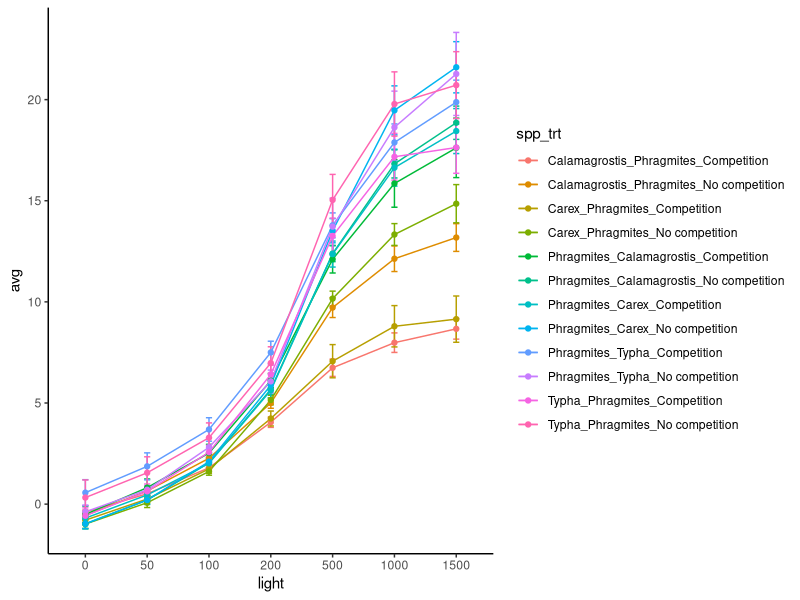

Recreate this plot in R.
library(tidyverse)
library(ggpubr)

ciras.17 <- read.csv("Data/CIRAS_long_2017.csv")

ciras.16 <- read.csv("Data/CIRAS_2016.csv") 


#### 2016 data play around #####

ciras.16 <- ciras.16 %>% 
  unite("spp_trt", Phytometer, Treatment, remove = FALSE)

ciras.16$light <- as.factor(ciras.16$light)
str(ciras.16)

ciras.17 <- ciras.17 %>% 
  unite("spp_trt", Phytometer, Treatment, remove = FALSE)

ciras.17$light <- as.factor(ciras.17$light)
str(ciras.17)


ciras <- full_join(ciras.16, ciras.17)
ciras <- ciras[,1:10]


sum <- ciras %>% group_by(spp_trt, light) %>% 
  summarise(avg = mean(carbon),
            sd = sd(carbon),
            N = length(carbon),
            str = (sd/(sqrt(N))))


ggplot(sum, aes(x = light, y = avg, color = spp_trt, group = spp_trt)) +
  geom_errorbar(aes(ymin = avg - str, ymax = avg + str), width = 0.1) +
  geom_line() +
  geom_point() +
  theme_classic()
  
